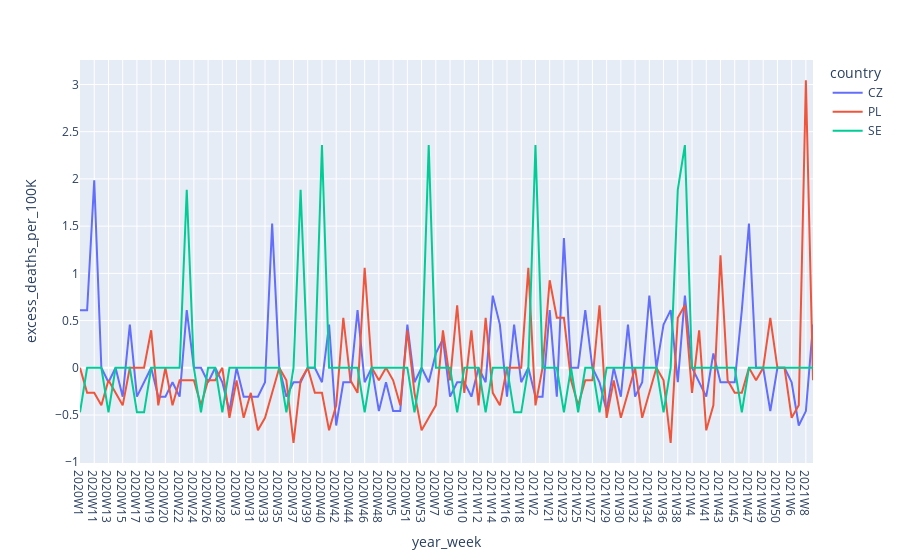

Notebook code for this chart:
### Markdown cell above
## 3.3. Excess Mortality per Capita  in CZ, PL, SE - Cluster 5 Level - Sex = 'M', Age Group = 'Y10-14'

### Code cell
clust_5_m_y10_14 = merged[(merged['sex'] == 'M') & (merged['age'] == 'Y10-14') & (merged['clust'] == 5)] \
    .groupby(['country', 'year_week']) \
    .aggregate({'excess_deaths': 'sum', 'population':'sum'}).reset_index()

clust_5_m_y10_14.loc[:, 'excess_deaths_per_100K'] = \
    clust_5_m_y10_14['excess_deaths']/clust_5_m_y10_14['population']*10**5

clust_5_m_y10_14.sort_values(by = ['country', 'year_week'], axis=0, ascending=True, inplace=True)

fig = px.line(clust_5_m_y10_14[pd.notnull(clust_5_m_y10_14['excess_deaths_per_100K'])],
              x='year_week', y='excess_deaths_per_100K', color='country')
fig.show()
